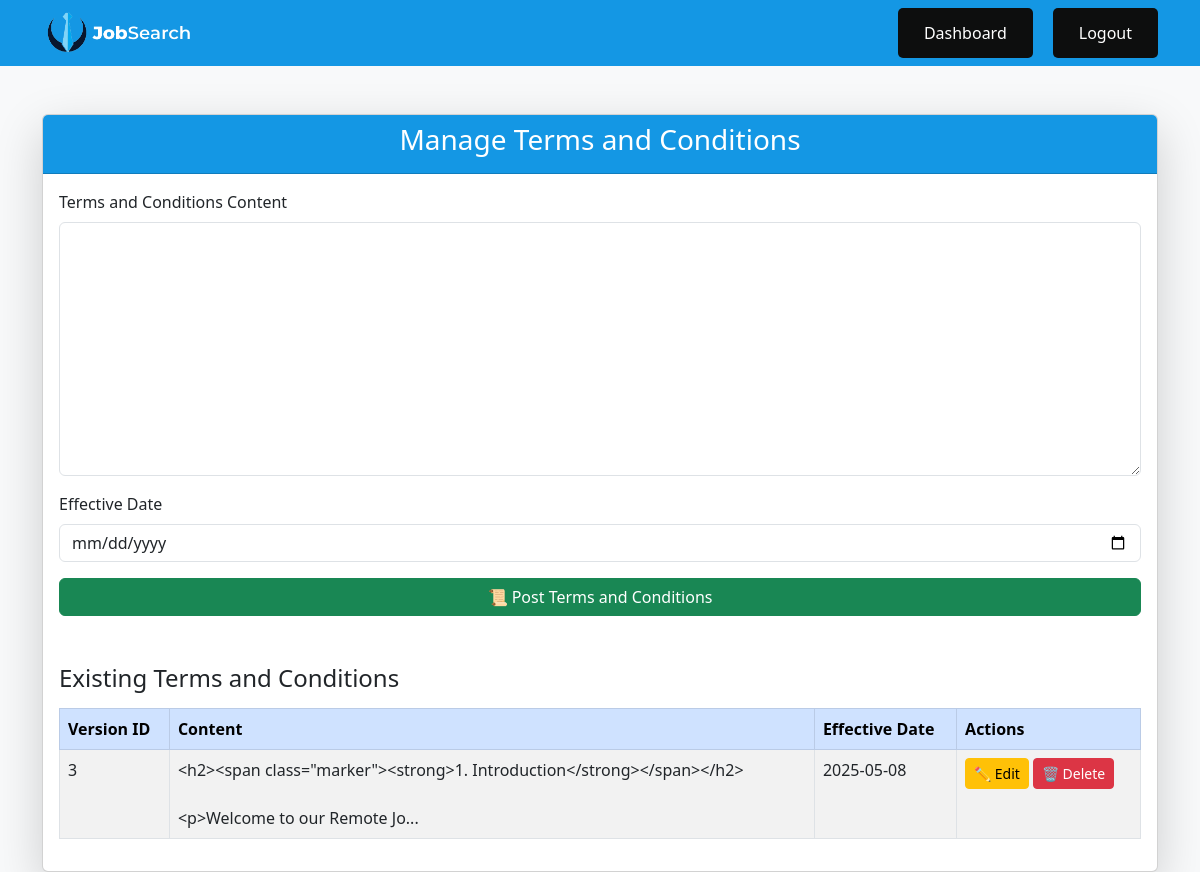
/dashboards/post_terms_conditions.php (signed in), run on the app's committed database.
### tables this page shows
CREATE TABLE `terms_conditions` (
  `version_id` int(11) NOT NULL,
  `content` text NOT NULL,
  `effective_date` date DEFAULT NULL
);

### dashboards/post_terms_conditions.php (the view, shortened to what this page needs)
<?php
require_once '../includes/db.php';
$stmt = $pdo->prepare("SELECT * FROM terms_conditions ORDER BY effective_date DESC");
$stmt->execute();
$terms_conditions = $stmt->fetchAll();
?>
<!DOCTYPE html>
<html lang="en">
<head>
    <link href="https://cdn.jsdelivr.net/npm/bootstrap@5.3.0/dist/css/bootstrap.min.css" rel="stylesheet">
    <link rel="stylesheet" href="../assets/main_nav.css">
</head>
<body class="bg-light">
<nav class="navbar navbar-expand-lg navbar-dark bg-primary">
        <div class="container">
            <img src="/templates/pwk.png" alt="Logo" style="max-width:150px;" />
            <div class="collapse navbar-collapse justify-content-end" id="navbarNav">
                <ul class="navbar-nav">
                    <li class="nav-item"><a class="nav-link" href="super_admin_dashboard.php">Dashboard</a></li>
                    <li class="nav-item"><a class="nav-link" href="../logout.php">Logout</a></li>
                </ul>
            </div>
        </div>
    </nav>
    <div class="container mt-5">
        <div class="card shadow-lg">
            <div class="card-header bg-primary text-white text-center">
                <h3>Manage Terms and Conditions</h3>
            </div>
            <div class="card-body">
                <form method="POST" action="post_terms_conditions.php"
                    onsubmit="return confirm('Are you sure you want to post these Terms and Conditions?');">
                    <div class="mb-3">
                        <label for="content" class="form-label">Terms and Conditions Content</label>
                        <textarea name="content" id="content" class="form-control" rows="10" required></textarea>
                    </div>
                    <div class="mb-3">
                        <label for="effective_date" class="form-label">Effective Date</label>
                        <input type="date" name="effective_date" id="effective_date" class="form-control" required>
                    </div>
                    <button type="submit" class="btn btn-success w-100">📜 Post Terms and Conditions</button>
                </form>
                <h4 class="mt-5">Existing Terms and Conditions</h4>
                <table class="table table-bordered table-striped mt-3">
                    <thead class="table-primary">
                        <tr>
                            <th>Version ID</th>
                            <th>Content</th>
                            <th>Effective Date</th>
                            <th>Actions</th>
                        </tr>
                    </thead>
                    <tbody>
                        <?php foreach ($terms_conditions as $term): ?>
                            <tr>
                                <td><?= htmlspecialchars($term['version_id']) ?></td>
                                <td><?= nl2br(htmlspecialchars(substr($term['content'], 0, 100))) ?>...</td>
                                <td><?= htmlspecialchars($term['effective_date']) ?></td>
                                <td>
                                    <button class="btn btn-warning btn-sm" data-bs-toggle="modal"
                                        data-bs-target="#editModal<?= $term['version_id'] ?>">✏️ Edit</button>
                                    <a href="post_terms_conditions.php?delete_id=<?= $term['version_id'] ?>"
                                        class="btn btn-danger btn-sm"
                                        onclick="return confirm('Are you sure you want to delete this Terms and Conditions?');">🗑️
                                        Delete</a>
                                </td>
                            </tr>
                        <?php endforeach; ?>
                    </tbody>
                </table>
            </div>
        </div>
    </div>
</body>
</html>

### assets/main_nav.css (style rules this page uses)
.nav-item { margin-left: 20px; background-color: rgb(13, 14, 14); border-radius: 5px; padding: 5px 10px; }
.nav-link { color: white !important; }
.bg-primary { background-color: #1497e4 !important; }
.navbar-nav .nav-link { color: white !important; transition: background-color 0.3s ease, transform 0.2s ease; padding: 0.5rem 1rem !important; border-radius: 4px; }

### data on the page
terms_conditions: version_id "3", content "<h2><span class=\"marker\"><strong>1. Introduction</strong></span></h2> <p>Welcome to our Remote Jo", effective_date "2025-05-08"
